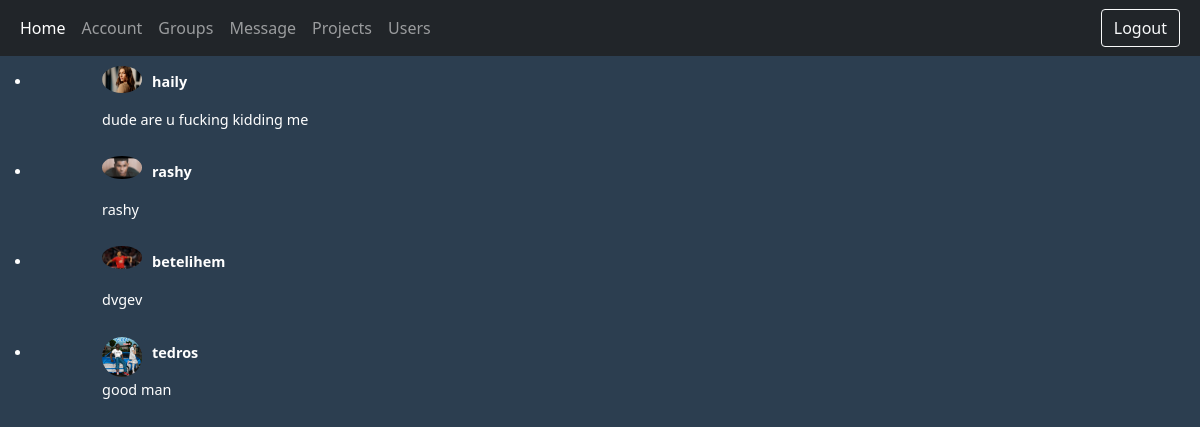
/messages/ (signed in), run on an earlier commit of the app's database.
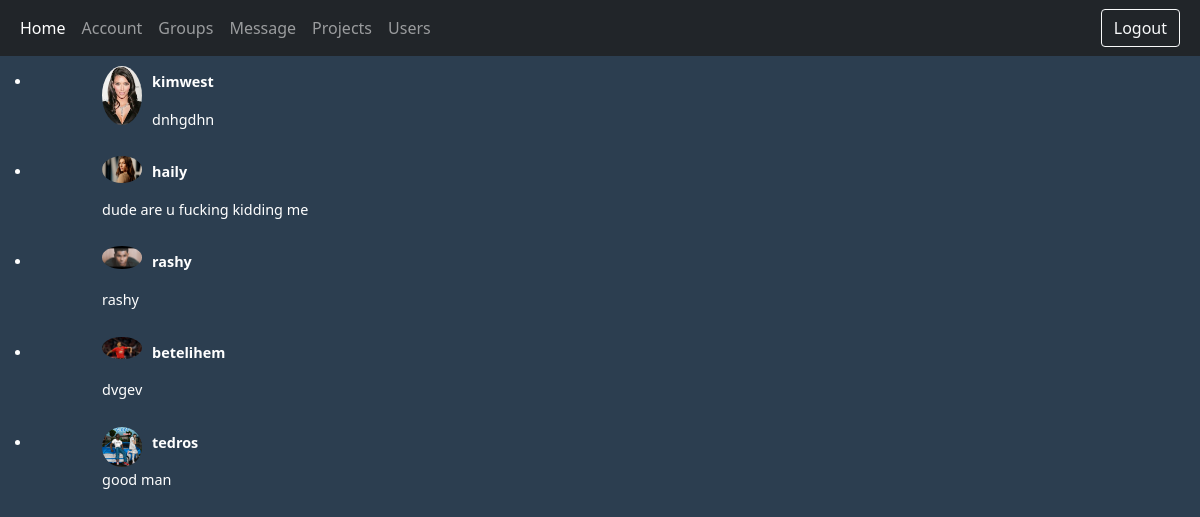
And on a later commit of the database.
### actions/models.py (models this page shows, shortened)
class AccountMessage(models.Model):
    sender=models.ForeignKey(Account,on_delete=models.SET_NULL,null=True,blank=True ,related_name="mesg")
    receiver = models.ForeignKey(Account, on_delete=models.SET_NULL, null=True, blank=True, related_name="messages")
    body = models.CharField(max_length=1000,null=True,blank=True)
    is_read = models.BooleanField(default=False, null=True)
    created = models.DateTimeField(auto_now_add=True)
    id = models.UUIDField(default=uuid.uuid4, unique=True, primary_key=True, editable=False)
    class Meta:
        ordering = ['is_read', '-created']

### users/models.py (models this page shows, shortened)
class Account(models.Model):
    user = models.OneToOneField(User, on_delete=models.CASCADE, null=True, blank=True)
    first_name=models.CharField(max_length=200, null=True, blank=True)
    last_name = models.CharField(max_length=200, null=True, blank=True)
    username=models.CharField(max_length=200, null=True, blank=True)
    email=models.EmailField(max_length=200)
    location=models.CharField(max_length=200, null=True, blank=True)
    bio=models.TextField(max_length=200, null=True, blank=True)
    job=models.CharField(max_length=200, null=True, blank=True)
    status=models.CharField(max_length=200, null=True, blank=True)
    profile=models.ImageField(null=True, blank=True,upload_to="profiles/",default='profiles/user-default.png')
    groups=models.ManyToManyField('Group',blank=True)
    github_account=models.CharField(max_length=200, null=True, blank=True)
    linkedin_account = models.CharField(max_length=200, null=True, blank=True)
    follower_accounts= models.ManyToManyField('Account', blank=True)
    followed_accounts= models.ManyToManyField('Account', blank=True,related_name="follows")
    followers = models.IntegerField(default=0, null=True, blank=True)
    following = models.IntegerField(default=0, null=True, blank=True)
    created = models.DateTimeField(auto_now_add=True)
    id = models.UUIDField(default=uuid.uuid4, unique=True, primary_key=True, editable=False)
    class Meta:
        ordering = ['-followers']

### actions/views.py (the view)
# urls.py: path('messages/',views.messsagesPage,name="messages_page"),
def messsagesPage(request):
    user_send_messages=request.user.account.mesg.all()
    user_received_messages = request.user.account.messages.all()
    message_list = []
    message_list_1 = []
    for message in user_send_messages:
        message_list.append(message.receiver.username)
    for message in user_received_messages:
        message_list_1.append(message.sender.username)
    sender_list=[]
    mes_list=[]
    messages_list=AccountMessage.objects.all()
    for mes in messages_list:
        if mes.sender.username not in sender_list and mes.sender.username != request.user.account.username:
            sender_list.append(mes.sender.username)
            mes_list.append(mes)
        elif mes.sender.username == request.user.account.username and mes.receiver.username not in sender_list:
            sender_list.append(mes.receiver.username)
            mes_list.append(mes)
    messages_list=mes_list
    content={"message_list":message_list,"message_li":message_list_1,"messages_list":messages_list}
    return render(request,"actions/messages.html",content)

### actions/templates/actions/messages.html (shortened to what this page needs)
{% extends 'main.html' %}
{% block content %}
</head><body>
<div id="frame">
	<div id="sidepanel">
		<div id="contacts">
			<ul>
				{% for message in messages_list %}
				{% if message.receiver == request.user.account %}
				{% if message.sender.username in message_list %}
				<a style="color: white;" href="{% url 'each_message' message.sender.id %}">
				<li class="contact">
					<div class="wrap">
						<img src="{{message.sender.profile.url}}" alt="" />
						<div class="meta">
							<p class="name">{{message.sender.username}}</p>
							<p class="preview">{{message.body}}</p>
						</div>
					</div>
				</li>
					</a>
				{% elif message.sender.username in message_li %}
				<a style="color: white;" href="{% url 'each_message' message.sender.id %}">
				<li class="contact">
					<div class="wrap">
						<img src="{{message.sender.profile.url}}" alt="" />
						<div class="meta">
							<p class="name">{{message.sender.username}}</p>
							<p class="preview">{{message.body}}</p>
						</div>
					</div>
				</li>
					</a>
				{% endif %}
						{% endif %}
				{% if message.sender == request.user.account %}
					{% if message.receiver.username in message_list %}
				<a style="color: white;" href="{% url 'each_message' message.receiver.id %}">
				<li class="contact">
					<div class="wrap">
						<img src="{{message.receiver.profile.url}}" alt="" />
						<div class="meta">
							<p class="name">{{message.receiver.username}}</p>
							<p class="preview">{{message.body}}</p>
						</div>
					</div>
				</li>
					</a>
				{% endif %}
						{% endif %}
				{% endfor %}
</ul>
		</div>
	</div>
</div>
{% endblock content %}

What changed in the data, as far as the page shows it:
added AccountMessage: receiver.profile (picture), receiver.username "kimwest", body "dnhgdhn"
